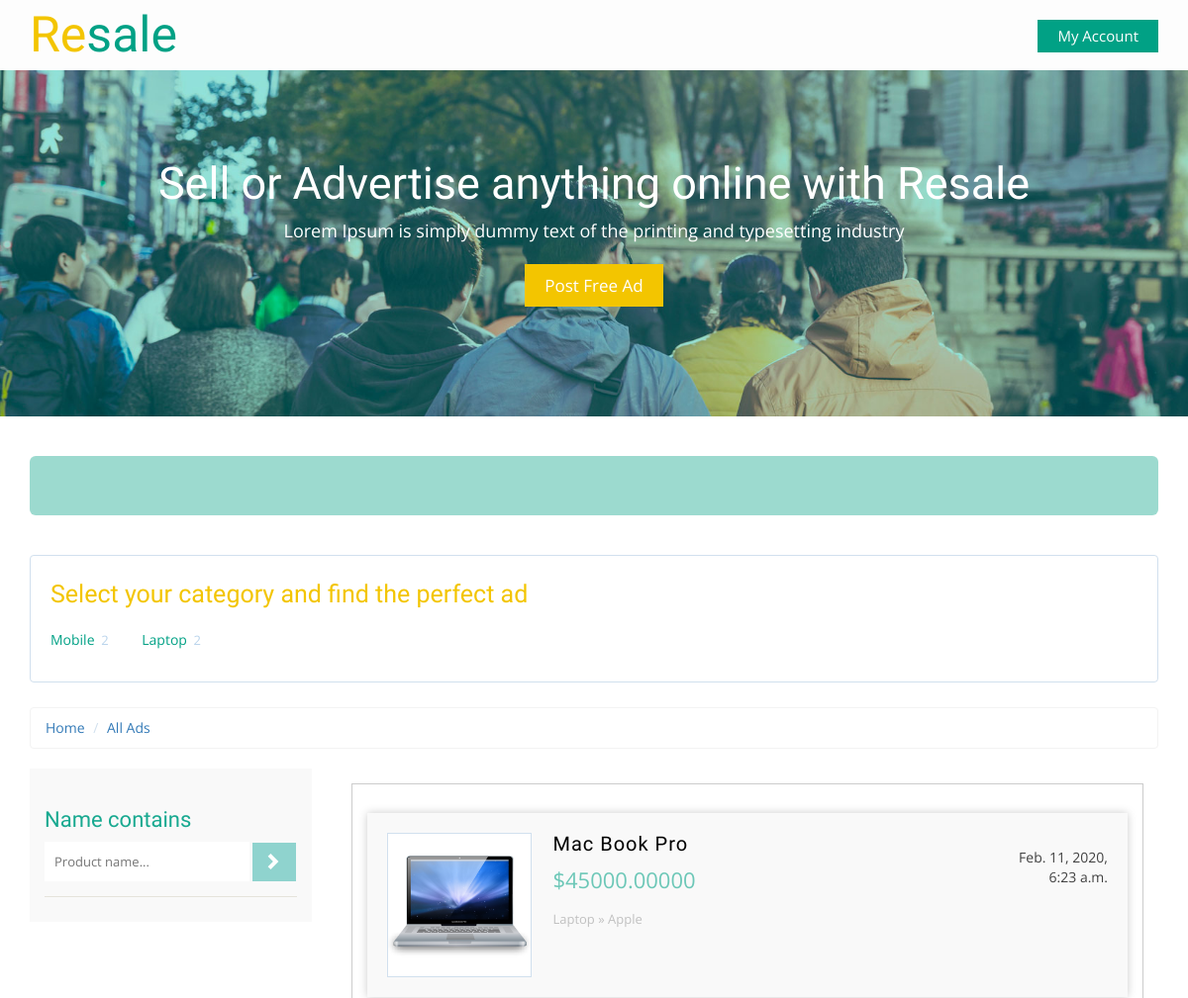
/products/ (upper part), run on an earlier commit of the app's database.
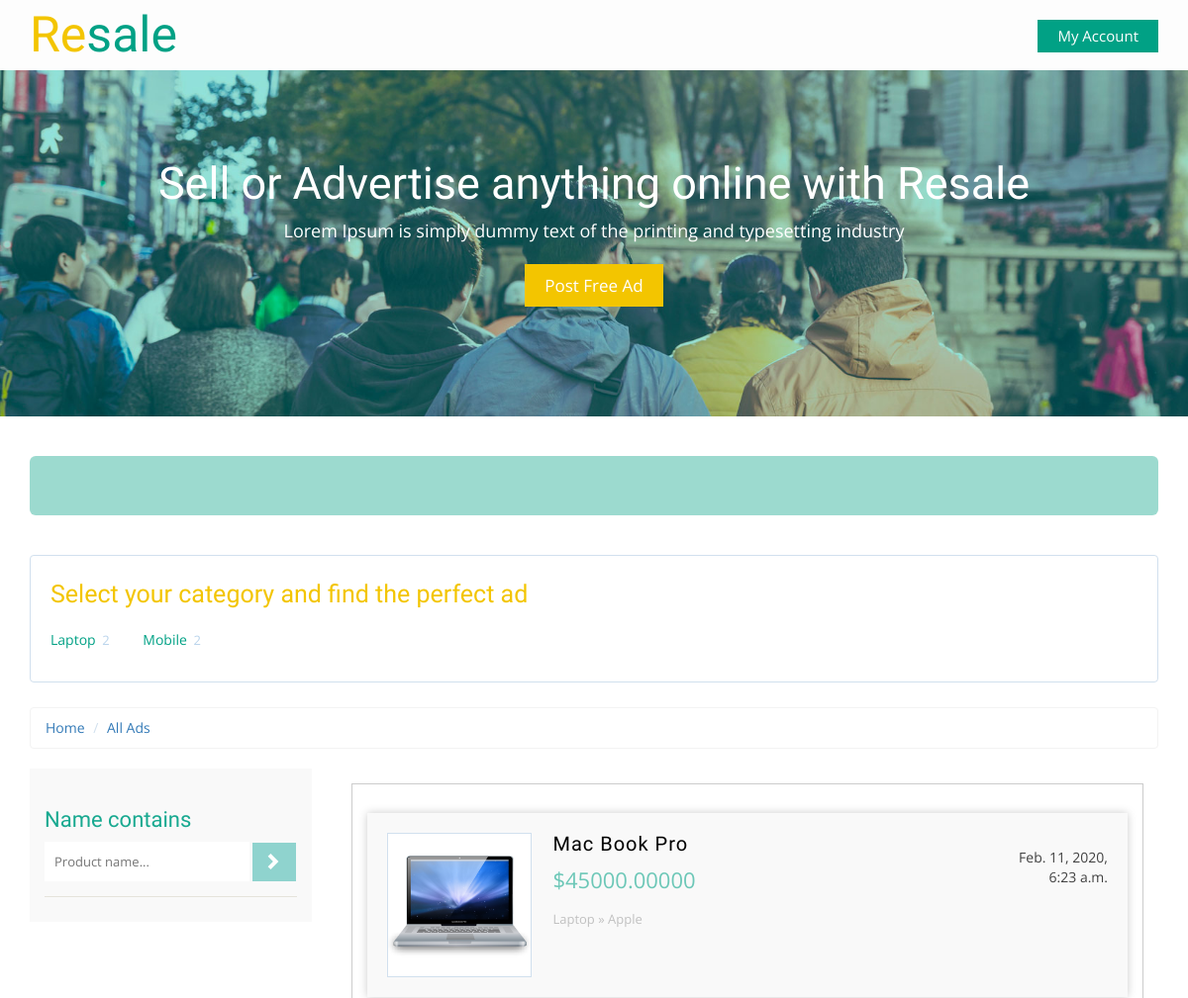
And on a later commit of the database.
### Product/models.py (models this page shows, shortened)
class Category(models.Model):
    category_name = models.CharField(max_length=50)
    image = models.ImageField(upload_to='category/', blank=True, null=True)
    slug = models.SlugField(blank=True, null=True)
    class Meta:
        verbose_name = 'category'
        verbose_name_plural = 'categories'
    def __str__(self):
        return self.category_name

class Product(models.Model):
    CONDITION_TYPE = (
        ("New", "New"),
        ("Used", "Used")
    )
    name = models.CharField(max_length=100)
    owner = models.ForeignKey(User, on_delete=models.CASCADE)
    description = models.TextField(max_length=500)
    condition = models.CharField(max_length=100, choices=CONDITION_TYPE)
    category = models.ForeignKey('Category', on_delete=models.SET_NULL, null=True)
    brand = models.ForeignKey('Brand', on_delete=models.SET_NULL, null=True)
    price = models.DecimalField(max_digits=10, decimal_places=5)
    image = models.ImageField(upload_to='main_product/', blank=True, null=True)
    created = models.DateTimeField(default=timezone.now)
    slug = models.SlugField(blank=True, null=True)
    class Meta:
        verbose_name = 'product'
        verbose_name_plural = 'products'

class Brand(models.Model):
    brand_name = models.CharField(max_length=50)
    class Meta:
        verbose_name = 'brand'
        verbose_name_plural = 'brands'
    def __str__(self):
        return self.brand_name

### Product/views.py (the view)
# urls.py: path('', views.productlist, name='product_list'),
def productlist(request, category_slug=None):
    category = None
    product_lists = Product.objects.all()
    category_lists = Category.objects.annotate(total_products=Count('product'))
    if category_slug:
        category = Category.objects.get(slug=category_slug)
        product_lists = product_lists.filter(category=category)
    search_query = request.POST.get("q")
    if search_query:
        product_lists = product_lists.filter(
            Q(name__icontains=search_query)|Q(description__icontains=search_query)|Q(condition__icontains=search_query)|Q(brand__brand_name__icontains=search_query))
    paginator = Paginator(product_lists, 2)
    page = request.GET.get('page')
    product_lists = paginator.get_page(page)
    template = 'Product/product_list.html'
    context = {"product_list":product_lists, "category_list":category_lists, "category":category}
    return render(request, template, context)

### Product/templates/Product/product_list.html (shortened to what this page needs)
{% extends 'base.html' %}
{% load static %}
{% block body %}
	<div class="total-ads main-grid-border">
		<div class="container">
			<div class="select-box">
			</div>
			<div class="all-categories">
				<h3> Select your category and find the perfect ad</h3>
				<ul class="all-cat-list">
					{% for category in category_list %}
						<li><a href="{% url 'products:product_list_category' category.slug %}">{{category}} <span class="num-of-ads">{{category.total_products}}</span></a></li>
					{% endfor %}
				</ul>
			</div>
			<ol class="breadcrumb" style="margin-bottom: 5px;">
			  <li><a href="#">Home</a></li>
			  <li class="active"><a href="{% url 'products:product_list' %}">All Ads</a></li>
			</ol>
			<div class="ads-grid">
				<div class="side-bar col-md-3">
					<div class="search-hotel">
					<h3 class="sear-head">Name contains</h3>
					<form method="POST" action="{% url 'products:product_list' %}"> {% csrf_token %}
						<input type="text" placeholder="Product name..." name="q" required="">
						<input type="submit" value=" ">
					</form>
				</div>
				</div>
				<div class="ads-display col-md-9">
					<div class="wrapper">
					<div class="bs-example bs-example-tabs" role="tabpanel" data-example-id="togglable-tabs">
					  <div id="myTabContent" class="tab-content">
						<div role="tabpanel" class="tab-pane fade in active" id="home" aria-labelledby="home-tab">
						   <div>
								<div id="container">
							<ul class="list">
								{% for product in product_list %}
									<a href="{% url 'products:product_detail' product.slug %}">
										<li>
										<img src="{{product.image.url}}" title="" alt="" />
										<section class="list-left">
										<h5 class="title">{{ product.name}}</h5>
										<span class="adprice">${{ product.price}}</span>
										<p class="catpath">{{product.category}} » {{product.brand}}</p>
										</section>
										<section class="list-right">
										<span class="date">{{product.created}}</span>
										</section>
										<div class="clearfix"></div>
										</li>
									</a>
								{% endfor %}
							</ul>
						</div>
							</div>
						</div>
					  </div>
					</div>
				</div>
				</div>
			</div>
		</div>
	</div>
{% endblock body %}

### templates/base.html (shortened to what this page needs)
{% load static %}
<!DOCTYPE html>
<html>
<head>
<link rel="stylesheet" href="{% static 'css/bootstrap.min.css' %}">
<link rel="stylesheet" href="{% static 'css/bootstrap-select.css' %}">
<link href="{% static 'css/style.css' %}" rel="stylesheet" type="text/css" media="all" />
<link rel="stylesheet" href="{% static 'css/flexslider.css' %}" type="text/css" media="screen" />
<link rel="stylesheet" href="{% static 'css/font-awesome.min.css' %}" />
<link href="{% static 'css/jquery.uls.css' %}" rel="stylesheet"/>
<link href="{% static 'css/jquery.uls.grid.css' %}" rel="stylesheet"/>
<link href="{% static 'css/jquery.uls.lcd.css' %}" rel="stylesheet"/>
</head>
<body>
	<div class="header">
		<div class="container">
			<div class="logo">
				<a href="index.html"><span>Re</span>sale</a>
			</div>
			<div class="header-right">
			<a class="account" href="login.html">My Account</a>
		</div>
		</div>
	</div>
	<div class="main-banner banner text-center">
	  <div class="container">
			<h1>Sell or Advertise   <span class="segment-heading">    anything online </span> with Resale</h1>
			<p>Lorem Ipsum is simply dummy text of the printing and typesetting industry</p>
			<a href="post-ad.html">Post Free Ad</a>
	  </div>
	</div>
		{% block body %}
		{% endblock body %}
</body>
</html>

What changed in the data, as far as the page shows it:
changed Category "Laptop": moves up the list
